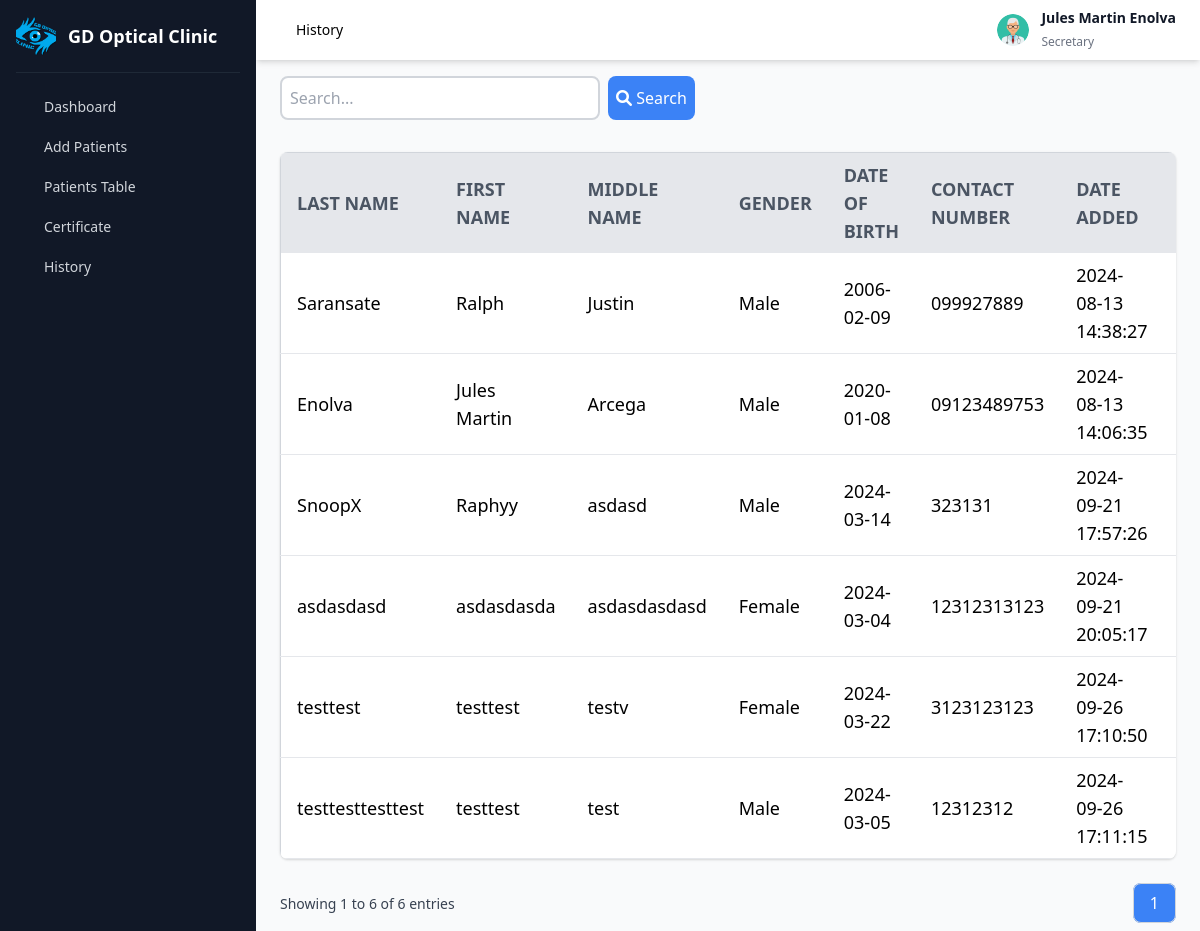
The page /pages/secretary_history.php (signed in) on the database as committed earlier.
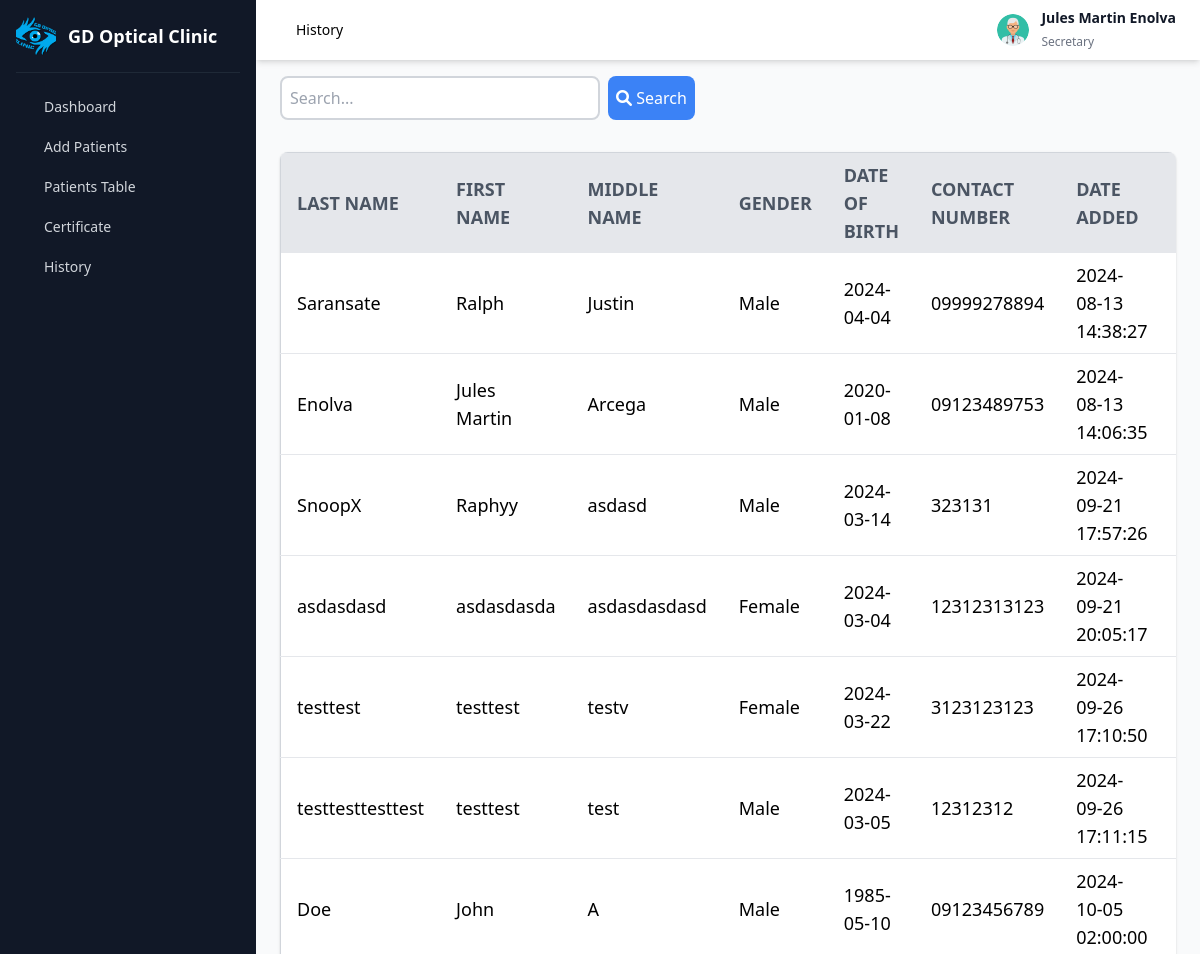
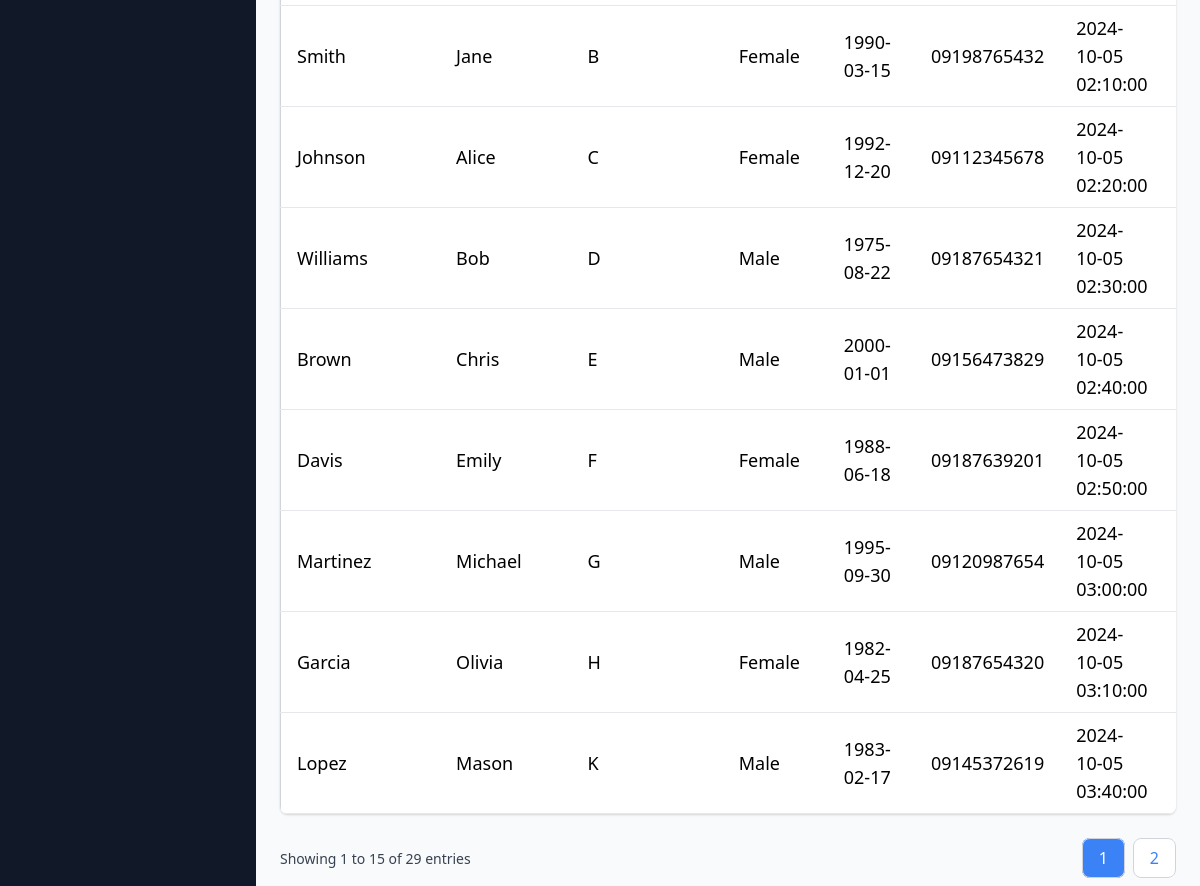
The same page on the database as committed later (2 pictures, top to bottom).
### tables this page shows
CREATE TABLE `accounts` (
  `accounts_id` int(11) NOT NULL,
  `username` varchar(50) NOT NULL,
  `password` varchar(255) NOT NULL,
  `fullname` varchar(100) NOT NULL,
  `gender` enum('male','female','other') NOT NULL,
  `birthdate` date NOT NULL,
  `address` varchar(255) NOT NULL,
  `contact_number` varchar(20) NOT NULL,
  `account_type` enum('doctor','secretary') NOT NULL DEFAULT 'secretary'
);

CREATE TABLE `patients` (
  `patients_id` int(6) NOT NULL,
  `first_name` varchar(255) NOT NULL,
  `last_name` varchar(255) NOT NULL,
  `middle_name` varchar(255) DEFAULT NULL,
  `address` varchar(255) NOT NULL,
  `medication_history` text DEFAULT NULL,
  `date_of_birth` date NOT NULL,
  `gender` varchar(10) NOT NULL,
  `contact_no` varchar(15) NOT NULL,
  `date_added` timestamp NOT NULL DEFAULT current_timestamp() ON UPDATE current_timestamp()
);

### pages/secretary_history.php (the view, shortened to what this page needs)
<?php
include('db.php');
$user_fullname = '';
$user_role = '';
if (isset($_SESSION['username'])) {
    $username = $_SESSION['username'];
    $stmt = $conn->prepare("SELECT fullname, account_type FROM accounts WHERE username = ?");
    $stmt->bind_param("s", $username);
    $stmt->execute();
    $result = $stmt->get_result();
    if ($result->num_rows === 1) {
        $row = $result->fetch_assoc();
        $user_fullname = $row['fullname'];
        $user_role = $row['account_type'];
    }
} else {
    header("Location: login.php");
    exit();
}
$search = "";
$limit = 15;
$page = isset($_GET['page']) ? (int)$_GET['page'] : 1;
$offset = ($page - 1) * $limit;
$sql = "SELECT patients_id, last_name, first_name, middle_name, gender, date_of_birth, contact_no, date_added FROM patients
        WHERE last_name LIKE '%$search%'
        OR first_name LIKE '%$search%'
        OR middle_name LIKE '%$search%'
        OR contact_no LIKE '%$search%'
        OR date_added LIKE '%$search%'
        LIMIT ?, ?";
$stmt = $conn->prepare($sql);
$stmt->bind_param("ii", $offset, $limit);
$stmt->execute();
$result = $stmt->get_result();
$total_result_sql = "SELECT COUNT(*) FROM patients
                     WHERE last_name LIKE '%$search%'
                     OR first_name LIKE '%$search%'
                     OR middle_name LIKE '%$search%'
                     OR contact_no LIKE '%$search%'
                     OR date_added LIKE '%$search%'";
$total_result = $conn->query($total_result_sql);
$total_rows = $total_result->fetch_row()[0];
$total_pages = ceil($total_rows / $limit);
?>
<!DOCTYPE html>
<html lang="en">
<head>
    <link rel="stylesheet" href="https://cdnjs.cloudflare.com/ajax/libs/font-awesome/6.0.0-beta3/css/all.min.css">
    <link href="https://unpkg.com/tailwindcss@2.2.19/dist/tailwind.min.css" rel="stylesheet">
</head>
<body class="bg-gray-100">
    <main class="w-full md:w-[calc(100%-256px)] md:ml-64 bg-gray-50 min-h-screen transition-all main">
        <div class="py-2 px-6 bg-white flex items-center shadow-md sticky top-0 z-30">
            <ul class="flex items-center text-sm ml-4">
                <li class="mr-2">
                    <a href="#" class="text-black-400 hover:text-gray-600 font-medium">History</a>
                </li>
            </ul>
            <div class="ml-auto flex items-center">
                <div class="dropdown ml-3">
                    <button type="button" class="dropdown-toggle flex items-center">
                        <img src="../images/profile.png" alt="Profile Image" class="w-8 h-8 rounded-full block object-cover">
                    </button>
                </div>
                <div class="user-details ml-3">
                    <span class="name text-sm font-semibold text-gray-900 block"><?php echo htmlspecialchars($user_fullname); ?></span>
                    <span class="role text-xs text-gray-500"><?php echo ucfirst(htmlspecialchars($user_role)); ?></span>
                </div>
            </div>
        </div>
        <form method="GET" action="" class="px-6 py-4">
            <div class="flex">
                <input type="text" name="search" placeholder="Search..." value="<?php echo htmlspecialchars($search); ?>" class="border-2 border-gray-300 p-2 rounded-lg w-80 focus:outline-none focus:ring-2 focus:ring-blue-500">
                <button type="submit" class="bg-blue-500 text-white p-2 rounded-lg ml-2 hover:bg-blue-600 transition"><i class="fa fa-search"></i> Search</button>
            </div>
        </form>
        <div class="table-container px-6 py-4">
            <div class="overflow-x-auto bg-white rounded-lg shadow">
                <table class="min-w-full bg-white border border-gray-300">
                    <thead>
                        <tr class="bg-gray-200 text-gray-600 text-left text-lg uppercase font-semibold">
                            <th class="py-2 px-4">Last Name</th>
                            <th class="py-2 px-4">First Name</th>
                            <th class="py-2 px-4">Middle Name</th>
                            <th class="py-2 px-4">Gender</th>
                            <th class="py-2 px-4">Date of Birth</th>
                            <th class="py-2 px-4">Contact Number</th>
                            <th class="py-2 px-4">Date Added</th>
                            <th class="py-2 px-4">Action</th>
                        </tr>
                    </thead>
                    <tbody>
                        <?php
                        if ($result->num_rows > 0) {
                            while($row = $result->fetch_assoc()) {
                                echo "<tr class='border-b border-gray-200 hover:bg-gray-100 text-lg'>
                                        <td class='py-2 px-4'>{$row['last_name']}</td>
                                        <td class='py-2 px-4'>{$row['first_name']}</td>
                                        <td class='py-2 px-4'>{$row['middle_name']}</td>
                                        <td class='py-2 px-4'>{$row['gender']}</td>
                                        <td class='py-2 px-4'>{$row['date_of_birth']}</td>
                                        <td class='py-2 px-4'>{$row['contact_no']}</td>
                                        <td class='py-2 px-4'>{$row['date_added']}</td>
                                        <td class='py-2 px-4'>
                                            <a href='secretary_history_result.php?id={$row['patients_id']}' class='action-btn view text-blue-500 hover:text-blue-700'><i class='fa fa-eye'></i></a>
                                        </td>
                                      </tr>";
                            }
                        } else {
                            echo "<tr><td colspan='8' class='py-2 px-4 text-center text-gray-500'>No records found</td></tr>";
                        }
                        ?>
                    </tbody>
                </table>
            </div>
        </div>
<div class="px-6 py-4 flex justify-between items-center">
    <div>
        <span class="text-sm text-gray-700">Showing <?php echo ($offset + 1) . " to " . min($offset + $limit, $total_rows) . " of " . $total_rows . " entries"; ?></span>
    </div>
    <div>
        <nav aria-label="Page navigation">
            <ul class="flex space-x-2">
                <?php for ($i = 1; $i <= $total_pages; $i++): ?>
                    <li>
                        <a href="?page=<?php echo $i; ?>&search=<?php echo urlencode($search); ?>" class="py-2 px-4 border border-gray-300 rounded-lg <?php echo $i === $page ? 'bg-blue-500 text-white' : 'bg-white text-blue-500 hover:bg-blue-100'; ?>">
                            <?php echo $i; ?>
                        </a>
                    </li>
                <?php endfor; ?>
            </ul>
        </nav>
    </div>
</div>
    </main>
    <?php include('secretary_homepage.php'); ?>
</body>
</html>

### pages/secretary_homepage.php (shortened to what this page needs)
<!DOCTYPE html>
<html lang="en">
<head>
    <link href="https://cdn.jsdelivr.net/npm/remixicon@3.5.0/fonts/remixicon.css" rel="stylesheet">
    <link rel="stylesheet" href="https://cdnjs.cloudflare.com/ajax/libs/font-awesome/6.0.0-beta3/css/all.min.css">
    <link rel="stylesheet" href="../dist/css/doctor_homepage.css">
</head>
<body class="text-gray-800 font-inter">
<div class="fixed left-0 top-0 w-64 h-full bg-gray-900 p-4 z-50 sidebar-menu transition-transform">
    <a href="../pages/secretary_dashboard.php" class="flex items-center pb-4 border-b border-b-gray-800">
        <img src="../images/dash.png" alt="Dashboard Icon" class="rounded object-cover" style="width: 40px; height: 40px;">
        <span class="text-lg font-bold text-white ml-3">GD Optical Clinic</span>
    </a>
    <ul class="mt-4">
        <li class="mb-1 group active">
            <a href="secretary_dashboard.php" class="flex items-center py-2 px-4 text-gray-300 hover:bg-gray-950 hover:text-gray-100 rounded-md group-active:bg-gray-800 group-active:text-white">
                <span class="text-sm">Dashboard</span>
            </a>
        </li>
        <li class="mb-1 group">
            <a href="add_patient.php" class="flex items-center py-2 px-4 text-gray-300 hover:bg-gray-950 hover:text-gray-100 rounded-md group-active:bg-gray-800 group-active:text-white">
                <span class="text-sm">Add Patients</span>
            </a>
        </li>
        <li class="mb-1 group">
            <a href="secretary_table.php" class="flex items-center py-2 px-4 text-gray-300 hover:bg-gray-950 hover:text-gray-100 rounded-md group-active:bg-gray-800 group-active:text-white">
                <span class="text-sm">Patients Table</span>
            </a>
        </li>
        <li class="mb-1 group">
            <a href="#" class="flex items-center py-2 px-4 text-gray-300 hover:bg-gray-950 hover:text-gray-100 rounded-md group-active:bg-gray-800 group-active:text-white">
                <span class="text-sm">Certificate</span>
            </a>
        </li>
        <li class="mb-1 group">
            <a href="secretary_history.php" class="flex items-center py-2 px-4 text-gray-300 hover:bg-gray-950 hover:text-gray-100 rounded-md group-active:bg-gray-800 group-active:text-white">
                <span class="text-sm">History</span>
            </a>
        </li>
    </ul>
</div>
</body>
</html>

Rows that differ between the two databases and show on the page:
changed patients "Saransate": date_of_birth "2006-02-09" → "2024-04-04"; contact_no "099927889" → "09999278894"
added patients: last_name "Doe", first_name "John", middle_name "A", gender "Male", date_of_birth "1985-05-10", contact_no "09123456789", date_added "2024-10-05 02:00:00"
added patients: last_name "Smith", first_name "Jane", middle_name "B", gender "Female", date_of_birth "1990-03-15", contact_no "09198765432", date_added "2024-10-05 02:10:00"
added patients: last_name "Johnson", first_name "Alice", middle_name "C", gender "Female", date_of_birth "1992-12-20", contact_no "09112345678", date_added "2024-10-05 02:20:00"
added patients: last_name "Williams", first_name "Bob", middle_name "D", gender "Male", date_of_birth "1975-08-22", contact_no "09187654321", date_added "2024-10-05 02:30:00"
added patients: last_name "Brown", first_name "Chris", middle_name "E", gender "Male", date_of_birth "2000-01-01", contact_no "09156473829", date_added "2024-10-05 02:40:00"
added patients: last_name "Davis", first_name "Emily", middle_name "F", gender "Female", date_of_birth "1988-06-18", contact_no "09187639201", date_added "2024-10-05 02:50:00"
added patients: last_name "Martinez", first_name "Michael", middle_name "G", gender "Male", date_of_birth "1995-09-30", contact_no "09120987654", date_added "2024-10-05 03:00:00"
added patients: last_name "Garcia", first_name "Olivia", middle_name "H", gender "Female", date_of_birth "1982-04-25", contact_no "09187654320", date_added "2024-10-05 03:10:00"
added patients: last_name "Lopez", first_name "Mason", middle_name "K", gender "Male", date_of_birth "1983-02-17", contact_no "09145372619", date_added "2024-10-05 03:40:00"
Other text that changed with them:
min($offset + $limit, $total_rows): "6" → "15"
$total_rows: "6" → "29"
new list line: "2"
